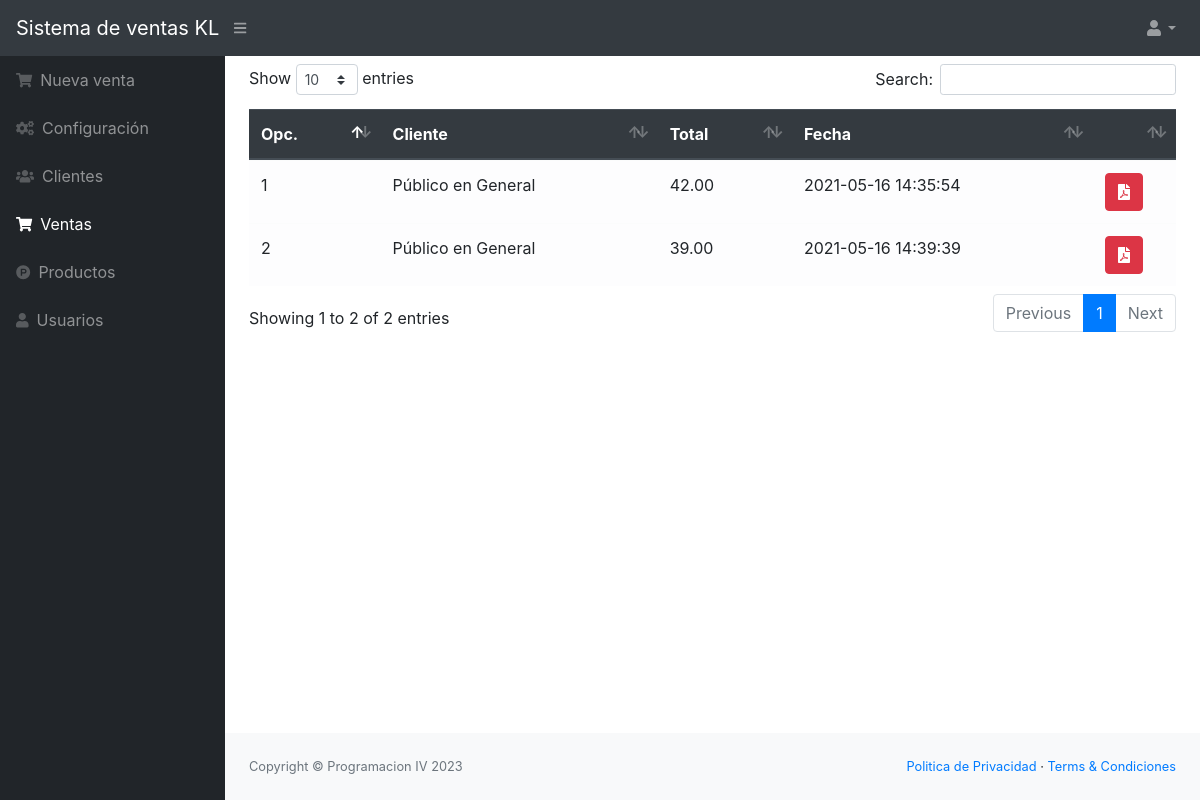
The page /src/lista_ventas.php (signed in) on the database as committed earlier.
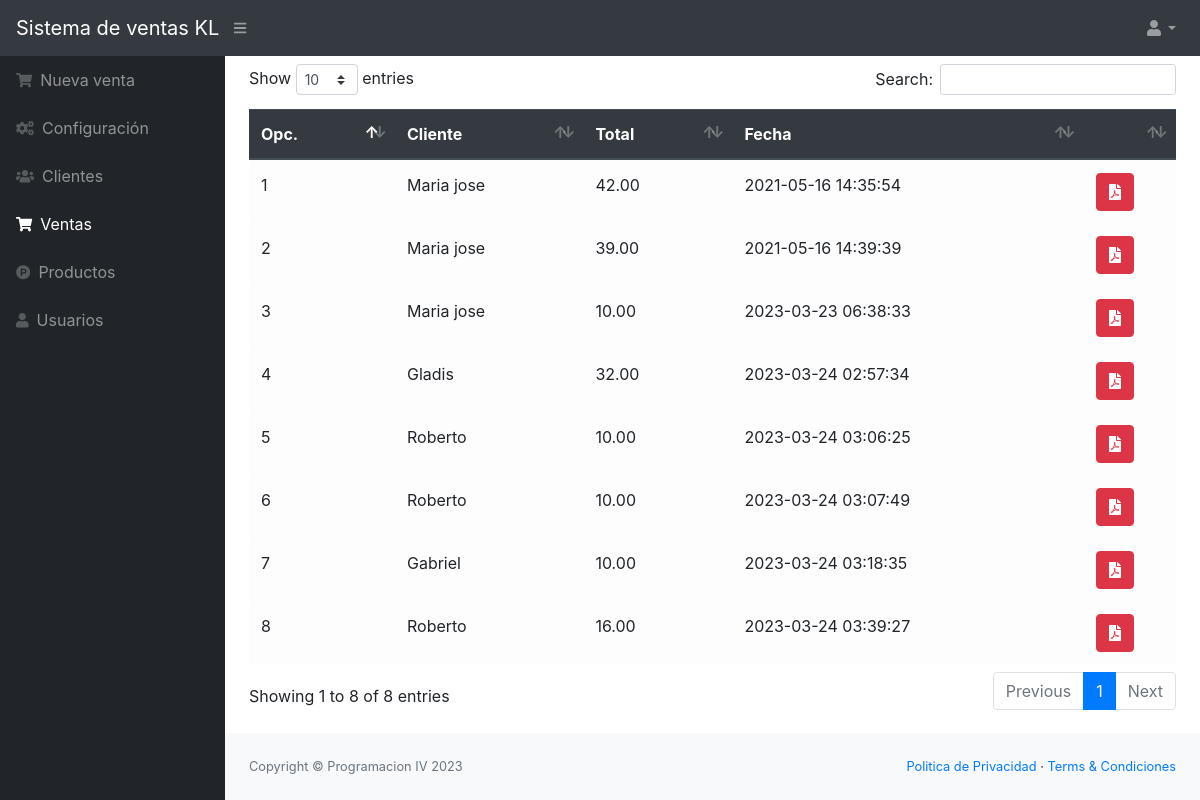
The same page on the database as committed later.
### tables this page shows
CREATE TABLE `ventas` (
  `id` int(11) NOT NULL,
  `id_cliente` int(11) NOT NULL,
  `total` decimal(10,2) NOT NULL,
  `id_usuario` int(11) NOT NULL,
  `fecha` timestamp NOT NULL DEFAULT current_timestamp() ON UPDATE current_timestamp()
);

CREATE TABLE `cliente` (
  `idcliente` int(11) NOT NULL,
  `nombre` varchar(100) NOT NULL,
  `telefono` varchar(15) NOT NULL,
  `direccion` varchar(200) NOT NULL,
  `usuario_id` int(11) NOT NULL,
  `estado` int(11) NOT NULL DEFAULT 1
);

### src/lista_ventas.php (the view, shortened to what this page needs)
<?php
include_once "includes/header.php";
require_once "../conexion.php";
$query = mysqli_query($conexion, "SELECT v.*, c.idcliente, c.nombre FROM ventas v INNER JOIN cliente c ON v.id_cliente = c.idcliente");
?>
<table class="table table-light" id="tbl">
    <thead class="thead-dark">
        <tr>
            <th>Opc.</th>
            <th>Cliente</th>
            <th>Total</th>
            <th>Fecha</th>
            <th></th>
        </tr>
    </thead>
    <tbody>
        <?php while ($row = mysqli_fetch_assoc($query)) { ?>
            <tr>
                <td><?php echo $row['id']; ?></td>
                <td><?php echo $row['nombre']; ?></td>
                <td><?php echo $row['total']; ?></td>
                <td><?php echo $row['fecha']; ?></td>
                <td>
                    <a href="pdf/generar.php?cl=<?php echo $row['id_cliente'] ?>&v=<?php echo $row['id'] ?>" target="_blank" class="btn btn-danger"><i class="fas fa-file-pdf"></i></a>
                </td>
            </tr>
        <?php } ?>
    </tbody>
</table>
<?php include_once "includes/footer.php"; ?>

### src/includes/header.php (shortened to what this page needs)
<!DOCTYPE html>
<html lang="en">
<head>
    <link href="../assets/css/styles.css" rel="stylesheet" />
    <link href="../assets/css/dataTables.bootstrap4.min.css" rel="stylesheet" />
    <link rel="stylesheet" href="../assets/js/jquery-ui/jquery-ui.min.css">
</head>
<body class="sb-nav-fixed">
    <nav class="sb-topnav navbar navbar-expand navbar-dark bg-dark">
        <a class="navbar-brand" href="index.php">Sistema de ventas KL</a>
        <button class="btn btn-link btn-sm order-1 order-lg-0" id="sidebarToggle" href="#"><i class="fas fa-bars"></i></button>
        <ul class="navbar-nav ml-auto">
            <li class="nav-item dropdown">
                <a class="nav-link dropdown-toggle" id="userDropdown" href="#" role="button" data-toggle="dropdown" aria-haspopup="true" aria-expanded="false"><i class="fas fa-user fa-fw"></i></a>
            </li>
        </ul>
    </nav>
    <div id="layoutSidenav">
        <div id="layoutSidenav_nav">
            <nav class="sb-sidenav accordion sb-sidenav-dark" id="sidenavAccordion">
                <div class="sb-sidenav-menu">
                    <div class="nav">
                        <a class="nav-link" href="ventas.php">
                            <div class="sb-nav-link-icon"><i class="fas fa-shopping-cart"></i></div>
                            Nueva venta
                        </a>
                        <a class="nav-link" href="config.php">
                            <div class="sb-nav-link-icon"><i class="fas fa-cogs"></i></div>
                            Configuración
                        </a>
                        <a class="nav-link" href="clientes.php">
                            <div class="sb-nav-link-icon"><i class="fas fa-users"></i></div>
                            Clientes
                        </a>
                        <a class="nav-link" href="lista_ventas.php">
                            <div class="sb-nav-link-icon"><i class="fas fa-shopping-cart"></i></div>
                            Ventas
                        </a>
                        <a class="nav-link" href="productos.php">
                            <div class="sb-nav-link-icon"><i class="fab fa-product-hunt"></i></div>
                            Productos
                        </a>
                        <a class="nav-link" href="usuarios.php">
                            <div class="sb-nav-link-icon"><i class="fas fa-user"></i></div>
                            Usuarios
                        </a>
                    </div>
                </div>
            </nav>
        </div>
        <div id="layoutSidenav_content">
            <main>
                <div class="container-fluid mt-2">

Rows that differ between the two databases and show on the page:
changed through a linked row, ventas id 1: id_cliente.nombre "Público en General" → "Maria jose"
changed through a linked row, ventas id 2: id_cliente.nombre "Público en General" → "Maria jose"
added ventas: id "3", id_cliente.nombre "Maria jose", total "10.00", fecha "2023-03-23 06:38:33"
added ventas: id "4", id_cliente.nombre "Gladis", total "32.00", fecha "2023-03-24 02:57:34"
added ventas: id "5", id_cliente.nombre "Roberto", total "10.00", fecha "2023-03-24 03:06:25"
added ventas: id "6", id_cliente.nombre "Roberto", total "10.00", fecha "2023-03-24 03:07:49"
added ventas: id "7", id_cliente.nombre "Gabriel", total "10.00", fecha "2023-03-24 03:18:35"
added ventas: id "8", id_cliente.nombre "Roberto", total "16.00", fecha "2023-03-24 03:39:27"
Other text that changed with them:
text written by a page script: "Show entries Search: Showing 1 to 2 of 2 entries Previous 1 Next" → "Show entries Search: Showing 1 to 8 of 8 entries Previous 1 Next"
